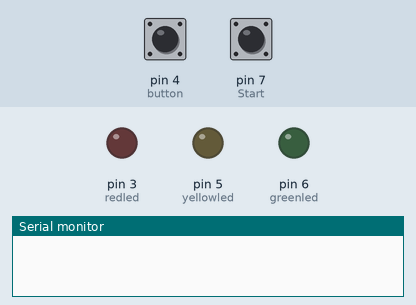
A sketch run on a simulated Arduino Uno, built with avr-gcc and run on an emulated ATmega328P. Shown: output pins drawn as LEDs (lit = HIGH), the last lines printed to the serial monitor. Inputs (shaded band) come from the test bench; at power-on: pin 7 (Start) HIGH, pin 4 (button) HIGH.

Above: at 1.2 s.
1.3 s: pin 7 (Start) pulled LOW for 0.15 s
At 2.1 s:
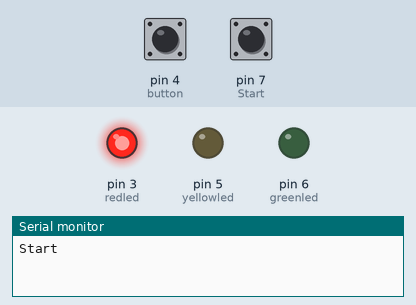
At 6.1 s:
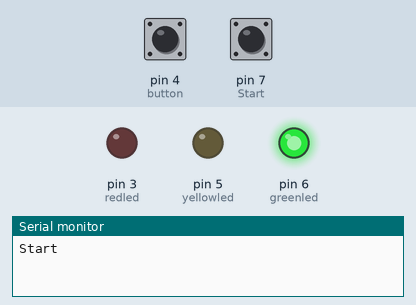
7.4 s: pin 7 (Start) pulled LOW for 1 s
At 11.1 s:
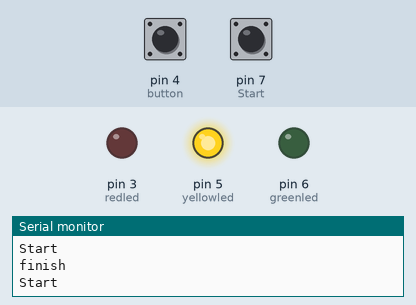
Timing chart, 0 to 14.8 s (numbered marks = the images above; inputs shaded):
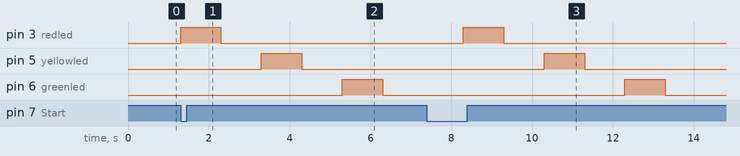

The sketch:

Manipulasidatadigital.ino
```cpp
#define redled 3
#define yellowled 5
#define greenled 6
#define whiteled 2
#define button 4
#define Start 7

int KondisiButton =0;
int KondisiStart =0;

void setup()
{
  Serial.begin(9600);
  pinMode(redled, OUTPUT);
  pinMode(yellowled, OUTPUT);
  pinMode(greenled, OUTPUT);
  pinMode(button, INPUT_PULLUP);
  pinMode(Start, INPUT_PULLUP);

}

void loop()
{
  buttonState();
  KondisiStart = digitalRead(Start);

  if(KondisiStart == LOW){
  Serial.println("Start");
  digitalWrite(redled, HIGH);
  delay(1000); // Wait for 1000 millisecond(s)
  digitalWrite(redled, LOW);
  delay(1000); // Wait for 1000 millisecond(s)

  digitalWrite(yellowled, HIGH);
  delay(1000); // Wait for 1000 millisecond(s)
  digitalWrite(yellowled, LOW);
  delay(1000); // Wait for 1000 millisecond(s)

  digitalWrite(greenled, HIGH);
  delay(1000); // Wait for 1000 millisecond(s)
  digitalWrite(greenled, LOW);
  delay(1000); // Wait for 1000 millisecond(s)
  Serial.println("finish");
  delay(1000);
  }

  else{
    return;
  }
}

void buttonState()
{
  KondisiButton = digitalRead(button);

  if(KondisiButton == LOW){
    digitalWrite(whiteled, HIGH);
  }
  else{
    digitalWrite(whiteled, LOW);
  }

}
```

Measured:
- after the input at 1.3 s, pin 3 (redled): LOW → HIGH at once, → LOW 1.0 s later; pin 5 (yellowled): LOW → HIGH after 2.0 s, → LOW 1.0 s later; pin 6 (greenled): LOW → HIGH after 4.0 s, → LOW 1.0 s later
- after the input at 7.4 s, pin 3 (redled): LOW → HIGH after 0.90 s, → LOW 1.0 s later; pin 5 (yellowled): LOW → HIGH after 2.9 s, → LOW 1.0 s later; pin 6 (greenled): LOW → HIGH after 4.9 s, → LOW 1.0 s later
